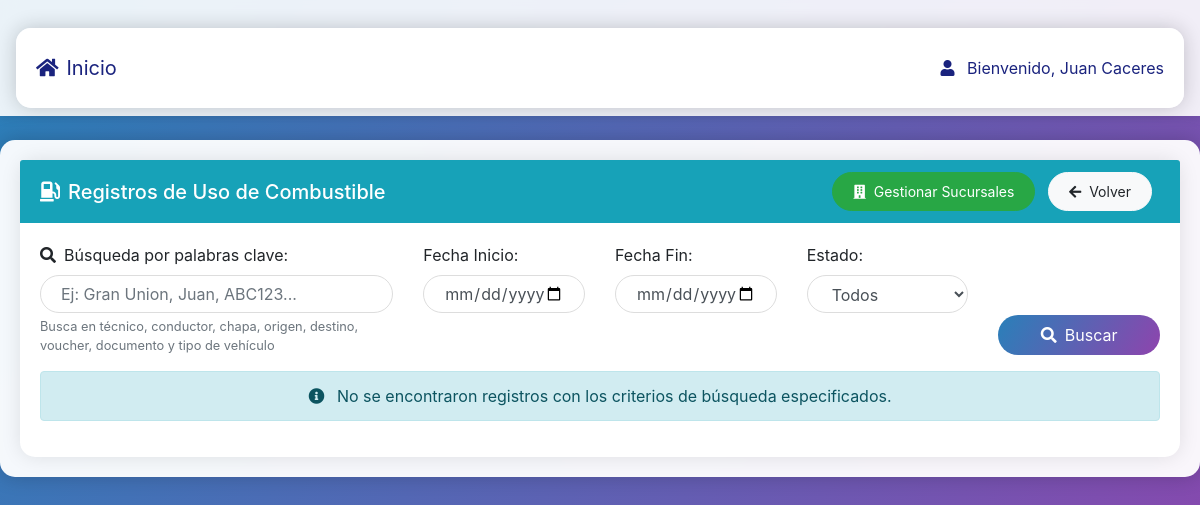
The app's page /modulos/uso_combustible/ver_registros.php (signed in), older data.
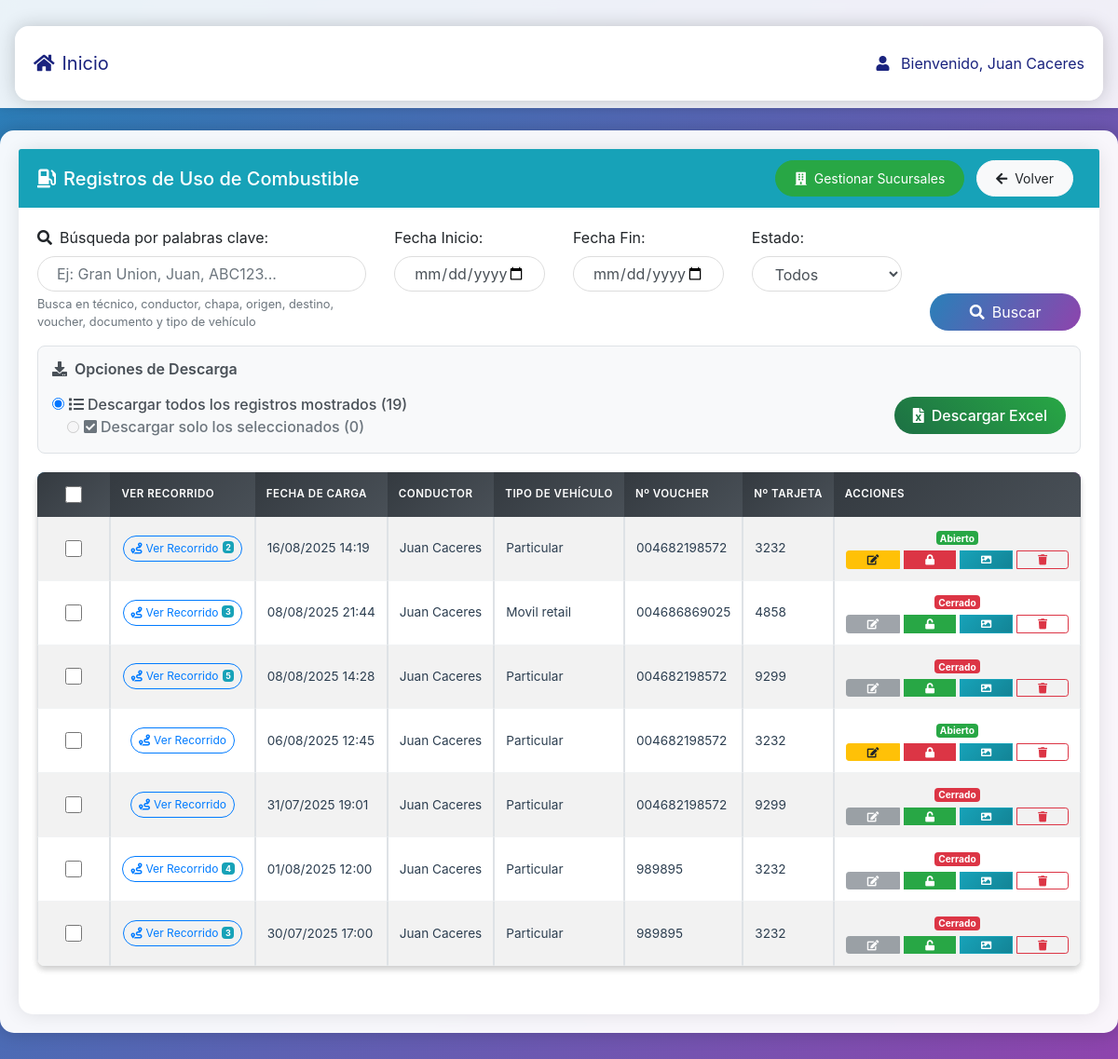
The same page, newer data.
### tables this page shows
CREATE TABLE `uso_combustible` (
  `id` int NOT NULL,
  `nombre_conductor` varchar(100) DEFAULT NULL,
  `user_id` varchar(100) DEFAULT NULL,
  `usuario_id` varchar(100) NOT NULL,
  `fecha` date NOT NULL,
  `vehiculo` varchar(100) DEFAULT NULL,
  `documento` varchar(100) NOT NULL,
  `numero_baucher` varchar(255) NOT NULL,
  `litros_cargados` int NOT NULL,
  `tipo_vehiculo` varchar(50) NOT NULL,
  `chapa` varchar(100) DEFAULT NULL,
  `observaciones` text,
  `fecha_registro` timestamp NULL DEFAULT CURRENT_TIMESTAMP,
  `fecha_modificacion` timestamp NULL DEFAULT CURRENT_TIMESTAMP ON UPDATE CURRENT_TIMESTAMP,
  `registro_id` varchar(100) DEFAULT NULL,
  `tarjeta` varchar(4) NOT NULL DEFAULT '0000',
  `fecha_carga` date NOT NULL DEFAULT (curdate()),
  `hora_carga` time NOT NULL DEFAULT (curtime()),
  `foto_voucher` longtext,
  `foto_voucher_ruta` varchar(255) DEFAULT NULL,
  `estado_recorrido` enum('abierto','cerrado') NOT NULL DEFAULT 'abierto',
  `fecha_cierre` timestamp NULL DEFAULT NULL,
  `cerrado_por` int DEFAULT NULL,
  `reabierto_por` int DEFAULT NULL,
  `fecha_reapertura` timestamp NULL DEFAULT NULL,
  `motivo_reapertura` text
);

### modulos/uso_combustible/ver_registros.php (the view, shortened to what the rows shown need)
<?php
require_once '../../config/ActivityLogger.php';
$rol = $_SESSION['user_rol'];
$db = new Database();
$conn = $db->getConnection();
$export = '';
$page = 1;
$records_per_page = 10;
if ($_SERVER['REQUEST_METHOD'] === 'POST' && isset($_POST['export'])) {
    $export = $_POST['export'];
    $search = isset($_POST['search']) ? trim($_POST['search']) : '';
    $fecha_inicio = isset($_POST['fecha_inicio']) ? $_POST['fecha_inicio'] : '';
    $fecha_fin = isset($_POST['fecha_fin']) ? $_POST['fecha_fin'] : '';
    $estado_recorrido = isset($_POST['estado_recorrido']) ? $_POST['estado_recorrido'] : '';
    $selected_ids = isset($_POST['selected_ids']) ?
        (is_array($_POST['selected_ids']) ?
            array_filter(array_map('intval', $_POST['selected_ids'])) :
            array_filter(array_map('intval', explode(',', $_POST['selected_ids'])))
        ) : [];
} else {
    $page = isset($_GET['page']) ? max(1, intval($_GET['page'])) : 1;
    $export = isset($_GET['export']) ? $_GET['export'] : '';
}
$sql = "SELECT uc.*, u.nombre as nombre_usuario,
       ucr.origen, ucr.destino, ucr.km_sucursales, ucr.comentarios_sector,
       uc.fecha_registro, ucr.id as recorrido_id, uc.estado_recorrido,
       uc.fecha_cierre, uc.cerrado_por, uc.reabierto_por, uc.fecha_reapertura,
       cerrador.nombre as nombre_cerrador, reabridor.nombre as nombre_reabridor,
       uc.fecha_registro, ucr.id as recorrido_id,
       s_origen.segmento as origen_segmento, s_origen.cebe as origen_cebe,
       s_origen.local as origen_local, s_origen.m2_neto as origen_m2_neto,
       s_origen.localidad as origen_localidad,
       s_destino.segmento as destino_segmento, s_destino.cebe as destino_cebe,
       s_destino.local as destino_local, s_destino.m2_neto as destino_m2_neto,
       s_destino.localidad as destino_localidad
       FROM uso_combustible uc
       LEFT JOIN usuarios u ON uc.user_id = u.id
       LEFT JOIN usuarios cerrador ON uc.cerrado_por = cerrador.id
       LEFT JOIN usuarios reabridor ON uc.reabierto_por = reabridor.id
       LEFT JOIN uso_combustible_recorridos ucr ON uc.id = ucr.uso_combustible_id
       LEFT JOIN sucursales s_origen ON ucr.origen = s_origen.local
       LEFT JOIN sucursales s_destino ON ucr.destino = s_destino.local
       WHERE ucr.id IS NOT NULL";
$params = array();
$puedeModificar = false;
if ($rol === 'tecnico') {
    $sql .= " AND uc.user_id = ?";
    $params[] = $_SESSION['user_id'];
    $horasLimite = 3;
    $fechaActual = new DateTime();
    $fechaLimite = $fechaActual->modify("-{$horasLimite} hours");
    $fechaLimiteStr = $fechaLimite->format('Y-m-d H:i:s');
    if (isset($registros)) {
        foreach ($registros as &$registro) {
            $fechaRegistro = new DateTime($registro['fecha_registro']);
            $registro['puede_modificar'] = $fechaRegistro >= $fechaLimite;
        }
    }
    $puedeModificar = true;
} elseif ($rol === 'supervisor' || $rol === 'administrador' || $rol === 'analista') {
    $puedeModificar = true;
}
if ($export !== 'excel') {
    $sql .= " ORDER BY uc.fecha_registro DESC";
} else {
    $sql .= " ORDER BY uc.fecha_registro DESC";
}
$stmt = $conn->prepare($sql);
$stmt->execute($params);
$registros = $stmt->fetchAll(PDO::FETCH_ASSOC);
$allGroupedRecords = [];
foreach ($registros as $registro) {
    $groupKey = $registro['fecha_carga'] . '_' .
               $registro['nombre_usuario'] . '_' .
               $registro['nombre_conductor'] . '_' .
               $registro['chapa'] . '_' .
               $registro['numero_baucher'] . '_' .
               $registro['litros_cargados'];
    if (!isset($allGroupedRecords[$groupKey])) {
        $allGroupedRecords[$groupKey] = [];
    }
    $allGroupedRecords[$groupKey][] = $registro;
}
if ($export !== 'excel') {
    $offset = ($page - 1) * $records_per_page;
    $groupedRecords = array_slice($allGroupedRecords, $offset, $records_per_page, true);
} else {
    $groupedRecords = $allGroupedRecords;
}
?>
<!DOCTYPE html>
<html lang="es">
<head>
    <link rel="stylesheet" href="https://stackpath.bootstrapcdn.com/bootstrap/4.5.2/css/bootstrap.min.css">
    <link rel="stylesheet" href="https://cdnjs.cloudflare.com/ajax/libs/font-awesome/5.15.4/css/all.min.css">
    <link rel="stylesheet" href="../../assets/css/style.css">
    <link rel="stylesheet" href="https://cdn.datatables.net/1.10.24/css/dataTables.bootstrap4.min.css">
</head>
<body>
    <div class="container mt-4">
        <div class="row">
            <div class="col-md-12">
                <div class="card">
                    <div class="card-body">
                        <div class="search-container">
                            <form method="GET" class="mb-0" onsubmit="logBusqueda()">
                        <?php if (empty($registros)): ?>
                        <div class="alert alert-info text-center">
                            <i class="fas fa-info-circle mr-2"></i>
                            No se encontraron registros con los criterios de búsqueda especificados.
                        </div>
                        <?php else: ?>
                        <div class="table-responsive">
                            <table class="table table-striped table-bordered" id="registrosTable">
                                <thead class="thead-dark">
                                    <tr>
                                        <th class="checkbox-column">
                                            <input type="checkbox" class="form-check-input" id="select-all-header" title="Seleccionar/Deseleccionar todos">
                                        </th>
                                        <th>Ver Recorrido</th>
                                        <th>Fecha de Carga</th>
                                        <th>Conductor</th>
                                        <th>Tipo de Vehículo</th>
                                        <th>Nº Voucher</th>
                                        <th>Nº Tarjeta</th>
                                        <th>Acciones</th>
                                    </tr>
                                </thead>
                                <tbody>
                                    <?php
                    foreach ($groupedRecords as $groupKey => $group):
                        $isMultiple = count($group) > 1;
                        $mainRecord = $group[0];
                        $groupIds = array_column($group, 'id');
                        $recorridoParams = 'ids=' . implode(',', $groupIds);
                    ?>
                                    <tr class="main-record">
                                        <td class="text-center">
                                            <input type="checkbox" class="form-check-input main-checkbox"
                                                   value="<?php echo $mainRecord['id']; ?>">
                                        </td>
                                        <td class="text-center">
                                            <a href="ver_recorrido_detalle.php?<?php echo $recorridoParams; ?>"
                                               class="btn btn-sm btn-outline-primary"
                                               title="Ver recorridos detallados">
                                                <i class="fas fa-route mr-1"></i>Ver Recorrido
                                                <?php if ($isMultiple): ?>
                                                    <span class="badge badge-info ml-1"><?php echo count($group); ?></span>
                                                <?php endif; ?>
                                            </a>
                                        </td>
                                        <td><?php echo date('d/m/Y H:i', strtotime($mainRecord['fecha_carga'] . ' ' . $mainRecord['hora_carga'])); ?></td>
                                        <td><?php echo htmlspecialchars($mainRecord['nombre_conductor'] ?? ''); ?></td>
                                        <td><?php echo ucfirst(str_replace('_', ' ', $mainRecord['tipo_vehiculo'] ?? '')); ?></td>
                                        <td><?php echo htmlspecialchars($mainRecord['numero_baucher'] ?? ''); ?></td>
                                        <td><?php echo htmlspecialchars($mainRecord['tarjeta'] ?? ''); ?></td>
                                        <td class="text-center">
                                            <div class="mb-1">
                                                <?php if ($mainRecord['estado_recorrido'] === 'abierto'): ?>
                                                    <span class="badge badge-success">Abierto</span>
                                                <?php else: ?>
                                                    <span class="badge badge-danger">Cerrado</span>
                                                <?php endif; ?>
                                            </div>
                                            <div class="btn-group btn-group-sm" role="group">
                                                <?php if ($puedeModificar): ?>
                                                    <?php if ($mainRecord['estado_recorrido'] === 'cerrado'): ?>
                                                        <button class="btn btn-secondary" disabled title="No se puede modificar un recorrido cerrado">
                                                            <i class="fas fa-edit"></i>
                                                        </button>
                                                    <?php else: ?>
                                                        <a class="btn btn-warning" href="editar_registro.php?id=<?php echo $mainRecord['id']; ?>" title="Modificar registro">
                                                            <i class="fas fa-edit"></i>
                                                        </a>
                                                    <?php endif; ?>
                                                <?php endif; ?>
                                                <?php if ($mainRecord['estado_recorrido'] === 'abierto' && in_array($rol, ['tecnico', 'supervisor', 'administrador']) && ($mainRecord['user_id'] == $_SESSION['user_id'] || in_array($rol, ['supervisor', 'administrador']))): ?>
                                                    <button class="btn btn-danger" onclick="cerrarRecorrido(<?php echo $mainRecord['id']; ?>)" title="Cerrar recorrido">
                                                        <i class="fas fa-lock"></i>
                                                    </button>
                                                <?php endif; ?>
                                                <?php if ($mainRecord['estado_recorrido'] === 'cerrado' && $rol === 'administrador'): ?>
                                                    <button class="btn btn-success" onclick="reabrirRecorrido(<?php echo $mainRecord['id']; ?>)" title="Reabrir recorrido">
                                                        <i class="fas fa-unlock"></i>
                                                    </button>
                                                <?php endif; ?>
                                                <?php if (!empty($mainRecord['foto_voucher_ruta']) || !empty($mainRecord['foto_voucher'])): ?>
                                                    <button class="btn btn-info ver-foto-inline"
                                                           data-foto="<?php echo htmlspecialchars($mainRecord['foto_voucher']); ?>"
                                                           data-foto-ruta="<?php echo htmlspecialchars($mainRecord['foto_voucher_ruta']); ?>"
                                                           title="Ver voucher">
                                                        <i class="fas fa-image"></i>
                                                    </button>
                                                <?php endif; ?>
                                                <?php if ($_SESSION['user_rol'] === 'administrador'): ?>
                                                    <button class="btn btn-outline-danger eliminar-registro"
                                                           data-id="<?php echo $mainRecord['id']; ?>"
                                                           data-conductor="<?php echo htmlspecialchars($mainRecord['nombre_conductor'] ?? ''); ?>"
                                                           data-chapa="<?php echo htmlspecialchars($mainRecord['chapa'] ?? ''); ?>"
                                                           title="Eliminar registro">
                                                        <i class="fas fa-trash"></i>
                                                    </button>
                                                <?php endif; ?>
                                            </div>
                                        </td>
                                    </tr>
                                <?php endforeach; ?>
                                </tbody>
                            </table>
                        </div>
                        <?php endif; ?>
                    </div>
                </div>
            </div>
        </div>
            </body>
            </html>

Row changes from the older to the newer data that the page shows:
added uso_combustible: count($group) "2", fecha_carga+hora_carga "16/08/2025 14:19", nombre_conductor "Juan Caceres", tipo_vehiculo "Particular", numero_baucher "004682198572", tarjeta "3232", estado_recorrido "Abierto"
added uso_combustible: count($group) "3", fecha_carga+hora_carga "08/08/2025 21:44", nombre_conductor "Juan Caceres", tipo_vehiculo "Movil retail", numero_baucher "004686869025", tarjeta "4858", estado_recorrido "Cerrado"
added uso_combustible: count($group) "5", fecha_carga+hora_carga "08/08/2025 14:28", nombre_conductor "Juan Caceres", tipo_vehiculo "Particular", numero_baucher "004682198572", tarjeta "9299", estado_recorrido "Cerrado"
added uso_combustible: fecha_carga+hora_carga "06/08/2025 12:45", nombre_conductor "Juan Caceres", tipo_vehiculo "Particular", numero_baucher "004682198572", tarjeta "3232", estado_recorrido "Abierto"
added uso_combustible: fecha_carga+hora_carga "31/07/2025 19:01", nombre_conductor "Juan Caceres", tipo_vehiculo "Particular", numero_baucher "004682198572", tarjeta "9299", estado_recorrido "Cerrado"
added uso_combustible: count($group) "4", fecha_carga+hora_carga "01/08/2025 12:00", nombre_conductor "Juan Caceres", tipo_vehiculo "Particular", numero_baucher "989895", tarjeta "3232", estado_recorrido "Cerrado"
added uso_combustible: count($group) "3", fecha_carga+hora_carga "30/07/2025 17:00", nombre_conductor "Juan Caceres", tipo_vehiculo "Particular", numero_baucher "989895", tarjeta "3232", estado_recorrido "Cerrado"
Text that changed along with them:
form field export_type: (not shown) → "☑ Descargar todos los registros"
count($registros): (not shown) → "19"
form field export_type: (not shown) → "☐ Descargar solo los seleccionad"
form field value: (not shown) → "☐"
text no longer shown: "No se encontraron registros con los criterios de búsqueda especificados."
text now shown: "Opciones de Descarga Descargar todos los registros mostrados ( ) Descargar solo los seleccionados ( 0 ) Descargar Excel VER RECORRIDO FECHA DE CARGA CONDUCTOR TIPO DE VEHÍCULO Nº VOUCHER Nº TARJETA ACCIONES"
